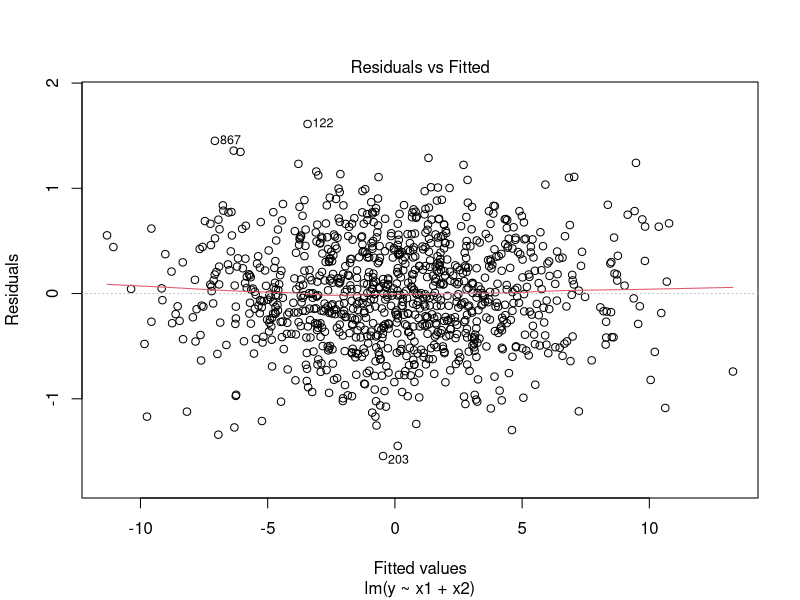
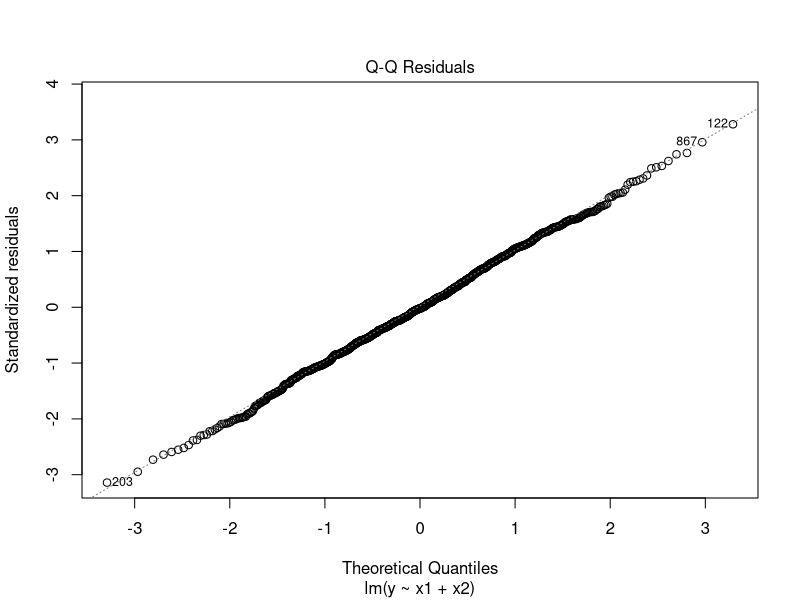
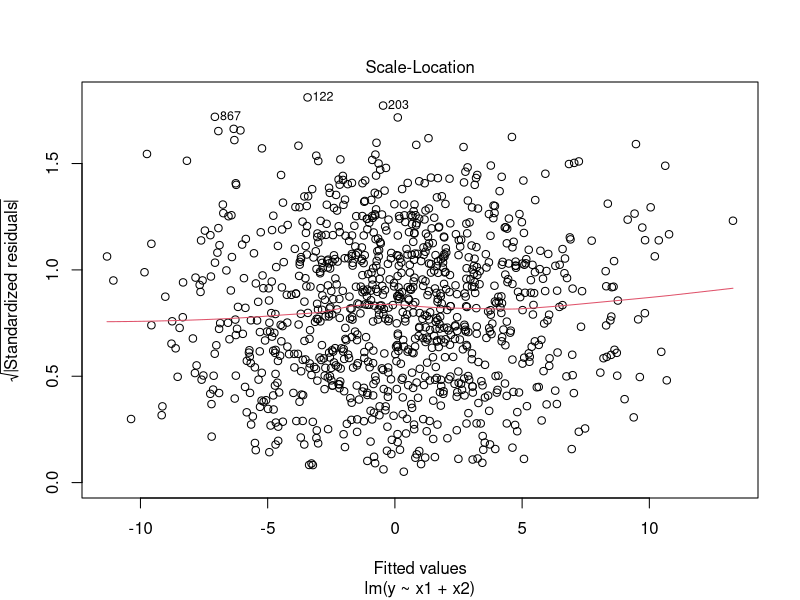
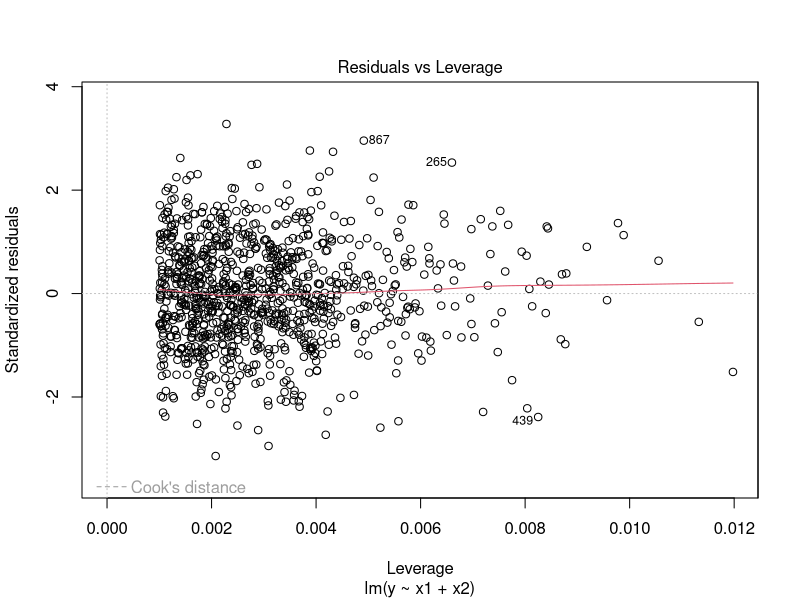
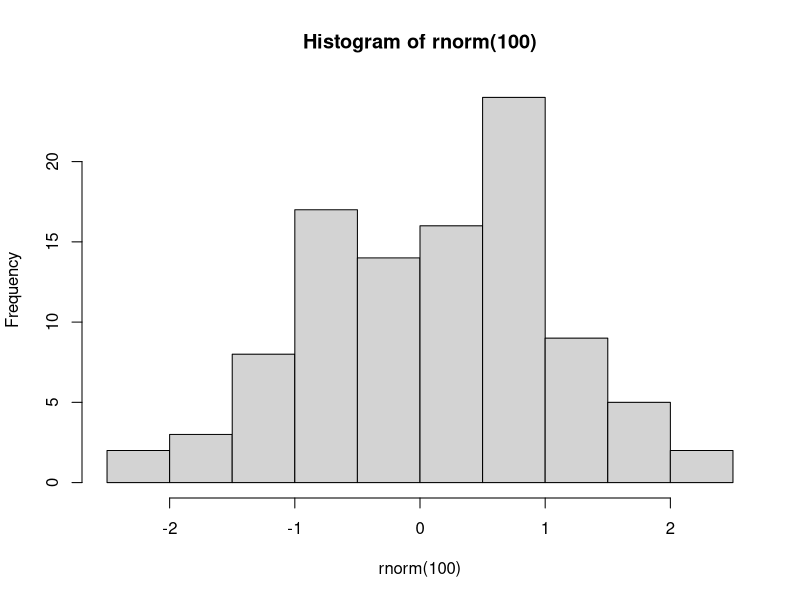

Source code (R) for these figures, in order:
install.packages("httpgd")

library(data.table)

set.seed(123)
n <- 1000
dt <- data.table(id = 1:n)
dt[, x1 := rnorm(.N, mean = 0, sd = 2)]
dt[, x2 := runif(.N, min = -1, max = 1)]
dt[, y := 2 * x1 + x2 + 0.5 * rnorm(.N)]

model <- lm(y ~ x1 + x2, data = dt)
summary(model)

plot(model)

hist(rnorm(100))